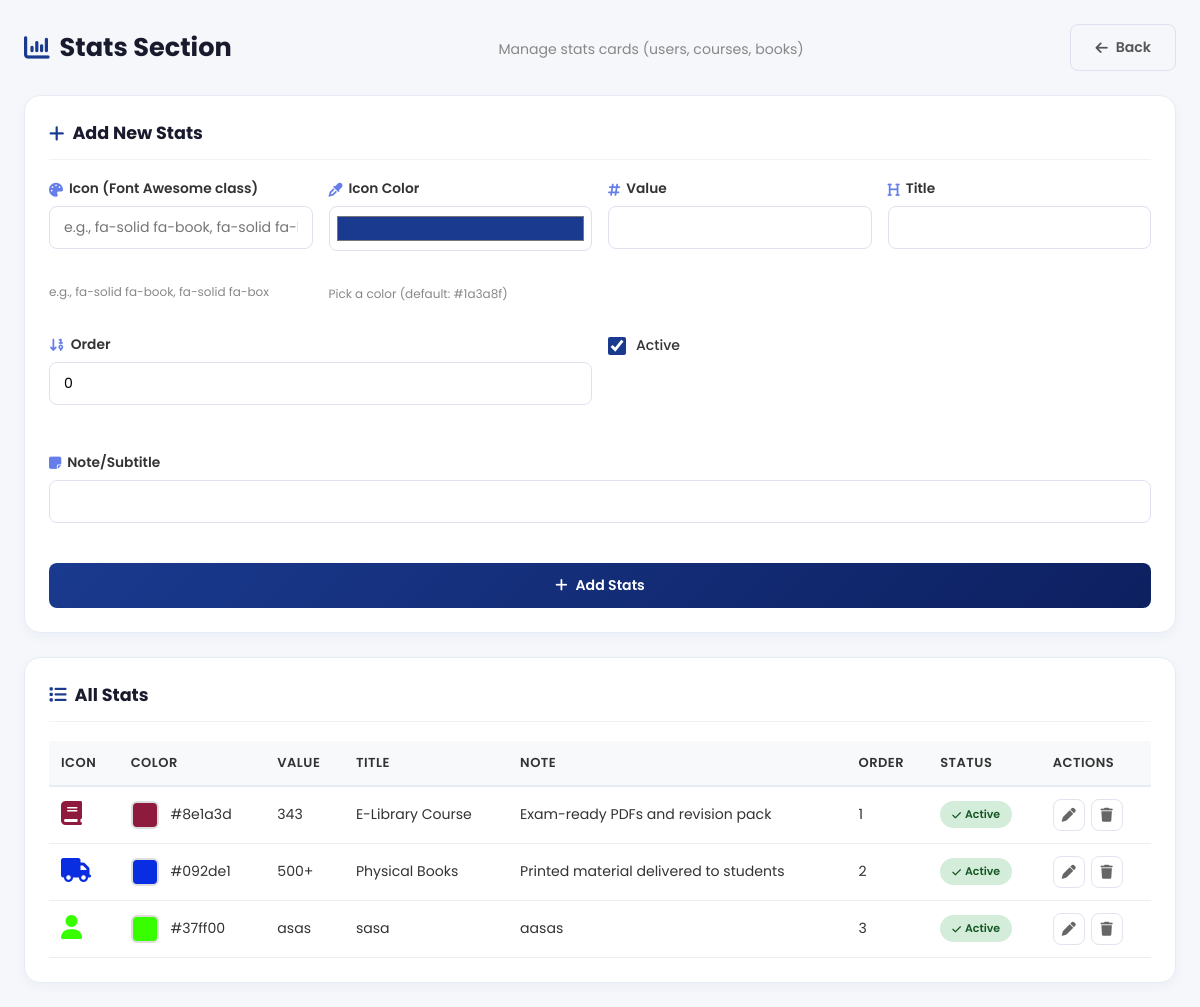
The page /stats/ (signed in) on the database its author committed.
### myapp/models.py (models this page shows, shortened)
class StatsSetting(models.Model):
    icon = models.CharField(max_length=50, verbose_name="Icon (Font Awesome class)")
    icon_color = models.CharField(
        max_length=20,
        default="#1a3a8f",
        verbose_name="Icon Color (hex code)"
    )
    value = models.CharField(max_length=50, verbose_name="Value (e.g., 343, 500+)")
    title = models.CharField(max_length=100, verbose_name="Title")
    note = models.CharField(max_length=200, blank=True, null=True, verbose_name="Note/Subtitle")
    display_order = models.PositiveIntegerField(default=0, verbose_name="Display Order")
    is_active = models.BooleanField(default=True, verbose_name="Is Active")
    class Meta:
        ordering = ['display_order', 'id']
        verbose_name = "Stats Setting"
        verbose_name_plural = "Stats Settings"

### myapp/views.py (the view)
# urls.py: path('stats/', views.stats_custom, name='stats_custom'),
@login_required
def stats_custom(request):
    stats = StatsSetting.objects.all()
    if request.method == 'POST':
        form = StatsSettingForm(request.POST)
        if form.is_valid():
            form.save()
            messages.success(request, "Stats item added successfully!")
            return redirect('stats_custom')
        else:
            messages.error(request, "Please correct the errors below.")
    else:
        form = StatsSettingForm()
    return render(request, 'stats.html', {'stats': stats, 'form': form})

### myapp/forms.py
class StatsSettingForm(forms.ModelForm):
    class Meta:
        model = StatsSetting
        fields = '__all__'
        widgets = {
            'icon': forms.TextInput(attrs={
                'class': 'form-input',
                'placeholder': 'e.g., fa-solid fa-book, fa-solid fa-box'
            }),
            'icon_color': forms.TextInput(attrs={
                'class': 'form-input',
                'type': 'color',
                'value': '#1a3a8f',
                'style': 'height: 45px; cursor: pointer;'
            }),
            'value': forms.TextInput(attrs={'class': 'form-input'}),
            'title': forms.TextInput(attrs={'class': 'form-input'}),
            'note': forms.TextInput(attrs={'class': 'form-input'}),
            'display_order': forms.NumberInput(attrs={'class': 'form-input', 'min': '0'}),
            'is_active': forms.CheckboxInput(attrs={'class': 'form-input'}),
        }

### myapp/templates/stats.html (shortened to what this page needs)
{% extends "admin_dashboard.html" %}
{% block content1 %}
<link rel="stylesheet" href="https://cdnjs.cloudflare.com/ajax/libs/font-awesome/6.5.1/css/all.min.css">
<div class="custom-page">
  <div class="custom-container">
    <div class="custom-header">
      <h1><i class="fa-solid fa-chart-column"></i> Stats Section</h1>
      <p>Manage stats cards (users, courses, books)</p>
      <a href="{% url 'dashboard' %}" class="btn btn-secondary"><i class="fa-solid fa-arrow-left"></i> Back</a>
    </div>
    <div class="custom-card">
      <div class="card-header">
        <h2><i class="fa-solid fa-plus"></i> Add New Stats</h2>
      </div>
      <form method="post" class="custom-form">
        <div class="custom-grid-4">
          <div class="custom-group">
            <label><i class="fa-solid fa-palette"></i> Icon (Font Awesome class)</label>
            {{ form.icon }}
            <div class="custom-error">{{ form.icon.errors }}</div>
            <small class="help-text">e.g., fa-solid fa-book, fa-solid fa-box</small>
          </div>
          <div class="custom-group">
            <label><i class="fa-solid fa-eye-dropper"></i> Icon Color</label>
            {{ form.icon_color }}
            <div class="custom-error">{{ form.icon_color.errors }}</div>
            <small class="help-text">Pick a color (default: #1a3a8f)</small>
          </div>
          <div class="custom-group">
            <label><i class="fa-solid fa-hashtag"></i> Value</label>
            {{ form.value }}
            <div class="custom-error">{{ form.value.errors }}</div>
          </div>
          <div class="custom-group">
            <label><i class="fa-solid fa-heading"></i> Title</label>
            {{ form.title }}
            <div class="custom-error">{{ form.title.errors }}</div>
          </div>
        </div>
        <div class="custom-grid-2" style="margin-top: 1rem;">
          <div class="custom-group">
            <label><i class="fa-solid fa-sort-numeric-down"></i> Order</label>
            {{ form.display_order }}
            <div class="custom-error">{{ form.display_order.errors }}</div>
          </div>
          <div class="custom-group">
            <div class="checkbox-row">
              {{ form.is_active }}
              <label>Active</label>
            </div>
          </div>
        </div>
        <div class="custom-group" style="margin-top: 0.5rem;">
          <label><i class="fa-solid fa-note-sticky"></i> Note/Subtitle</label>
          {{ form.note }}
          <div class="custom-error">{{ form.note.errors }}</div>
        </div>
        <button type="submit" class="btn btn-primary"><i class="fa-solid fa-plus"></i> Add Stats</button>
      </form>
    </div>
    <div class="custom-card">
      <div class="card-header">
        <h2><i class="fa-solid fa-list"></i> All Stats</h2>
      </div>
      <div class="custom-table-wrap">
        <table class="data-table">
          <thead>
            <tr>
              <th>Icon</th>
              <th>Color</th>
              <th>Value</th>
              <th>Title</th>
              <th>Note</th>
              <th>Order</th>
              <th>Status</th>
              <th>Actions</th>
            </tr>
          </thead>
          <tbody>
            {% for stat in stats %}
            <tr>
              <td><i class="{{ stat.icon }} icon-display" style="color: {{ stat.icon_color }};"></i></td>
              <td><span class="color-preview" style="background-color: {{ stat.icon_color }};"></span> {{ stat.icon_color }}</td>
              <td>{{ stat.value }}</td>
              <td>{{ stat.title }}</td>
              <td>{{ stat.note|default:"—" }}</td>
              <td>{{ stat.display_order }}</td>
              <td>
                {% if stat.is_active %}
                  <span class="badge badge-success"><i class="fa-solid fa-check"></i> Active</span>
                {% else %}
                  <span class="badge badge-danger"><i class="fa-solid fa-xmark"></i> Inactive</span>
                {% endif %}
              </td>
              <td>
                <div class="action-btns">
                  <a href="{% url 'stats_edit' stat.pk %}" class="action-btn" title="Edit"><i class="fa-solid fa-pen"></i></a>
                  <a href="{% url 'stats_delete' stat.pk %}" class="action-btn btn-delete" title="Delete"><i class="fa-solid fa-trash"></i></a>
                </div>
              </td>
            </tr>
            {% empty %}
            <tr>
              <td colspan="8" class="custom-empty"><i class="fa-solid fa-inbox"></i> No stats found.</td>
            </tr>
            {% endfor %}
          </tbody>
        </table>
      </div>
    </div>
  </div>
</div>
{% endblock content1 %}

### myapp/static/css/admin_dashboard.css (style rules this page uses)
* { margin:0;padding:0;box-sizing:border-box }
html { scroll-behavior:smooth }
body { font-family:'Poppins',sans-serif; background:#f5f7fa; color:#222; overflow-x:hidden; line-height:1.5; min-height:100vh; }
button,input { font:inherit }
a { text-decoration:none }
:root { --primary:#1a3a8f; --primary-dark:#0d2060; --gold:#e8b400; --border:#e8eaf0; --soft-border:#dde2ee; --text:#222; --muted:#666; --bg:#f5f7fa; --white:#fff; --success:#1d9e75; --danger:#e84444; --nav-h:60px; --container:1200px; }
.card-header { display:flex; align-items:center; justify-content:space-between; margin-bottom:1.2rem; flex-wrap:wrap; gap:1rem; }
.btn { display:inline-flex; align-items:center; justify-content:center; gap:8px; padding:10px 18px; border-radius:8px; font-size:0.84rem; font-weight:600; transition:all .2s; cursor:pointer; border:none; font-family:'Poppins',sans-serif; white-space:nowrap; }
.btn-primary { background:linear-gradient(135deg,#1a3a8f,#0d2060); color:#fff; }
.btn-secondary { background:#f5f7fa; color:#555; border:1.5px solid #dde2ee; }
.data-table { width:100%; border-collapse:collapse; font-size:0.88rem; }
.data-table thead { background:#f8f9ff; border-bottom:2px solid #e7ebf5; }
.data-table th { padding:12px; text-align:left; font-weight:600; color:#1a3a8f; font-size:0.82rem; text-transform:uppercase; letter-spacing:0.5px; }
.data-table td { padding:14px 12px; border-bottom:1px solid #f0f2f8; color:#333; }
.badge { display:inline-flex; align-items:center; padding:4px 10px; border-radius:20px; font-size:0.72rem; font-weight:600; white-space:nowrap; }
.badge-success { background:#e8f8f3; color:#1d9e75; }
.action-btns { display:flex; gap:6px; align-items:center; }
.action-btn { width:32px; height:32px; border-radius:8px; display:flex; align-items:center; justify-content:center; cursor:pointer; transition:all .15s; border:1px solid #e0e4ee; background:#fff; font-size:0.9rem; }
.form-input, .form-select, .form-textarea { width:100%; padding:10px 14px; border:1.5px solid #dde2ee; border-radius:8px; font-size:0.88rem; font-family:'Poppins',sans-serif; transition:border-color .2s; background:#fff; }
.color-preview { width:40px; height:40px; border-radius:8px; border:2px solid #dde2ee; cursor:pointer; }
input[type="color"] { width:40px; height:40px; border:none; border-radius:8px; cursor:pointer; }

### rows shown on the page
StatsSetting: icon_color "#8e1a3d", value "343", title "E-Library Course", note "Exam-ready PDFs and revision pack", display_order "1", is_active True (drawn)
StatsSetting: icon_color "#092de1", value "500+", title "Physical Books", note "Printed material delivered to students", display_order "2", is_active True (drawn)
StatsSetting: icon_color "#37ff00", value "asas", title "sasa", note "aasas", display_order "3", is_active True (drawn)
